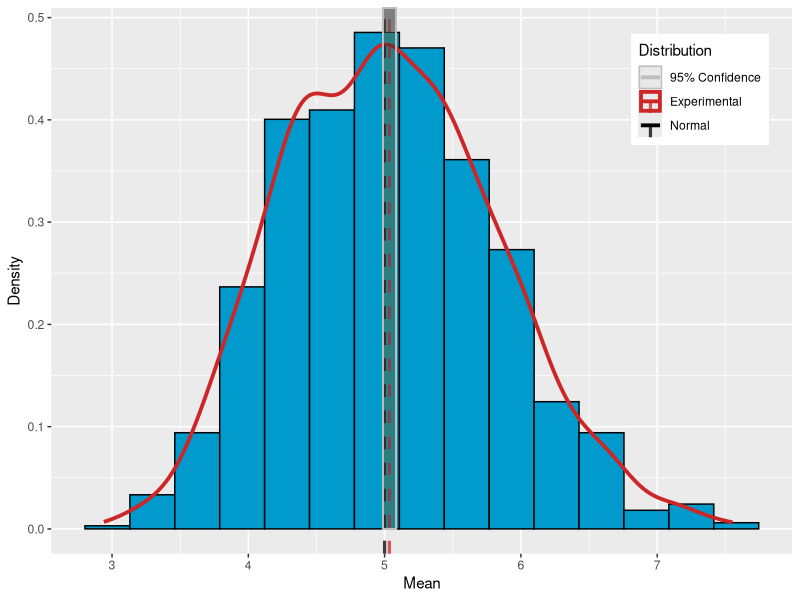

Generate this figure with R:
## ---- chunk 1
knitr::opts_chunk$set(echo = TRUE)
## ---- chunk 2
library(data.table)
library(ggplot2)

set.seed(1990)
## ---- chunk 3
lambda <- 1/5
simulations <- 1000
n <- 40

expo_simu <- matrix(rexp(simulations * n, lambda), nrow = simulations)
expo_means <- data.table(means = apply(expo_simu,1,mean))
## ---- chunk 4
exp_mean <- mean(expo_means$means)
exp_mean
## ---- chunk 5
theor_mean <- 1/lambda
mean_pe <- abs((theor_mean - exp_mean)/theor_mean)*100
cat("Percentage of Error\n",paste(round(mean_pe,digits = 3),"%"))
## ---- chunk 6
lower_conf <- t.test(expo_means$means, mu = 1/lambda)$conf[1]
upper_conf <- t.test(expo_means$means, mu = 1/lambda)$conf[2]

cat("95% Confidence Interval\n",paste0(round(lower_conf,digits = 3),
                                       ", ", round(upper_conf, digits = 3)))
## ---- chunk 7
exp_sd <- sd(expo_means$means)
exp_var <- exp_sd^2
exp_var
## ---- chunk 8
theor_sigma <- (1/lambda)/sqrt(n)
theor_var <- theor_sigma^2
var_pe <- abs((theor_var - exp_var)/theor_var)*100
cat("Percentage of Error\n",paste(round(var_pe,digits = 3),"%"))
## ---- chunk 9
plot1 <- ggplot(data = expo_means, aes(means)) +
    geom_histogram(aes(y = ..density..), fill = "deepskyblue3",
                   color = "black", bins = 15) +
    geom_density(aes(color = "Experimental"), lwd = 1.3) + 
    stat_function(fun = "dnorm", aes(color = "Normal"), lwd = 1.3,
                  args = list(mean = theor_mean, sd = theor_sigma)) +
    geom_vline(aes(xintercept = exp_mean, color = "Experimental"),
               lwd = 1.1, linetype = "dashed", alpha = .75) +
    geom_vline(aes(xintercept = theor_mean, color = "Normal"),
               lwd = 1.1, linetype = "dashed", alpha = .75) +
    scale_color_manual(name = "Distribution",
                       values = c("Normal" ="black",
                                  "Experimental"= "firebrick3",
                                  "95% Confidence" = "grey")) +
    geom_rect(aes(xmin=lower_conf, xmax=upper_conf, ymin=0, ymax=Inf,
                  color = "95% Confidence"), alpha = .01) +
    theme(legend.position = c(.875,.85)) +
    xlab("Mean") + ylab("Density")
print(plot1)
